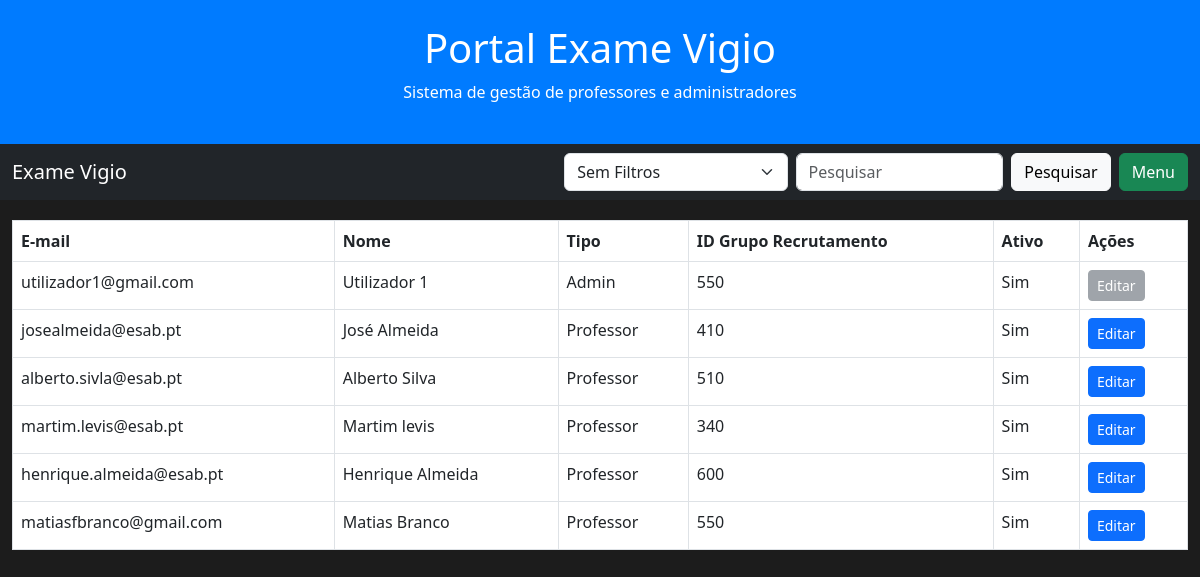
/gerir_profs.php (signed in), run on the app's committed database.
### tables this page shows
CREATE TABLE `utilizadores` (
  `id` int(11) NOT NULL,
  `nome` varchar(250) NOT NULL,
  `email` varchar(200) NOT NULL,
  `pwd` varchar(380) NOT NULL,
  `tipo_ut` enum('Professor','Admin') NOT NULL,
  `Ativo` enum('Sim','Nao') NOT NULL,
  `imagem` longblob DEFAULT NULL,
  `Tema` enum('Escuro','Normal') DEFAULT NULL,
  `id_grupo_recrutamento` int(11) NOT NULL
);

### gerir_profs.php (the view, shortened to what this page needs)
<?php
include("ligacaoDB.php");
function fetchResults($conn, $filtro, $pesquisa) {
    $query = "SELECT * FROM utilizadores";
    return mysqli_query($conn, $query);
}
?>
<!DOCTYPE html>
<html lang="pt">
<head>
    <link href="https://cdn.jsdelivr.net/npm/bootstrap@5.3.0/dist/css/bootstrap.min.css" rel="stylesheet">
</head>
<body>
    <header class="text-center py-4">
        <h1>Portal Exame Vigio</h1>
        <p>Sistema de gestão de professores e administradores</p>
    </header>
    <nav class="navbar navbar-expand-lg navbar-light bg-dark">
        <div class="container-fluid">
            <a class="navbar-brand text-white" href="#">Exame Vigio</a>
            <div class="collapse navbar-collapse" id="navbarNav">
                <form class="d-flex ms-auto" id="searchForm" method="GET">
                    <select name="select23" class="form-select me-2" id="filterSelect">
                        <option value="0">Sem Filtros</option>
                    </select>
                    <input class="form-control me-2" type="text" name="pesquisa" id="searchInput" placeholder="Pesquisar">
                    <button class="btn btn-light" type="submit">Pesquisar</button>
                </form>
                <button class="btn btn-success ms-2" onclick="location.href = 'menu.php';">Menu</button>
            </div>
        </div>
    </nav>
    <div class="container-fluid results-container">
        <div id="resultsTable">
            <?php
            $filtro = $_GET['select23'] ?? "0";
            $pesquisa = $_GET['pesquisa'] ?? "";
            $resultado = fetchResults($conn, $filtro, $pesquisa);
            if ($resultado && mysqli_num_rows($resultado) > 0) {
                echo '<table class="table table-bordered table-responsive">
                    <thead>
                        <tr>
                            <th>E-mail</th>
                            <th>Nome</th>
                            <th>Tipo</th>
                            <th>ID Grupo Recrutamento</th>
                            <th>Ativo</th>
                            <th>Ações</th>
                        </tr>
                    </thead>
                    <tbody>';
                while ($row = mysqli_fetch_assoc($resultado)) {
                    echo '<tr>
                        <td>' . htmlspecialchars($row['email']) . '</td>
                        <td>' . htmlspecialchars($row['nome']) . '</td>
                        <td>' . htmlspecialchars($row['tipo_ut']) . '</td>
                        <td>' . htmlspecialchars($row['id_grupo_recrutamento']) . '</td>
                        <td>' . htmlspecialchars($row['Ativo']) . '</td>
                                  <td>';
                    if ($row['email'] !== $_SESSION['email']) {
                        echo '<a href="?edit_user=' . htmlspecialchars($row['email']) . '" class="btn btn-sm btn-primary">Editar</a>';
                    } else {
                        echo '<button class="btn btn-sm btn-secondary" disabled>Editar</button>';
                    }
                    echo '</td>
                    </tr>';
                }
                echo '</tbody></table>';
            } else {
                echo '<p class="text-muted">Nenhum resultado encontrado.</p>';
                $sqlError="INSERT INTO logs (name_log, erro_203, data) VALUES ('Erro: Gerir professores', '".mysqli_error($conn)."|||| Erro ao obter utilizadores da base de dados!', NOW()";
                mysqli_query($conn, $sqlError);
            }
            ?>
        </div>
    </div>
</body>
</html>

### data on the page
utilizadores: email "utilizador1@gmail.com", nome "Utilizador 1", tipo_ut "Admin", id_grupo_recrutamento "550", Ativo "Sim", shows "Editar"
utilizadores: email "josealmeida@esab.pt", nome "José Almeida", tipo_ut "Professor", id_grupo_recrutamento "410", Ativo "Sim"
utilizadores: email "alberto.sivla@esab.pt", nome "Alberto Silva", tipo_ut "Professor", id_grupo_recrutamento "510", Ativo "Sim"
utilizadores: email "martim.levis@esab.pt", nome "Martim levis", tipo_ut "Professor", id_grupo_recrutamento "340", Ativo "Sim"
utilizadores: email "henrique.almeida@esab.pt", nome "Henrique Almeida", tipo_ut "Professor", id_grupo_recrutamento "600", Ativo "Sim"
utilizadores: email "matiasfbranco@gmail.com", nome "Matias Branco", tipo_ut "Professor", id_grupo_recrutamento "550", Ativo "Sim"
